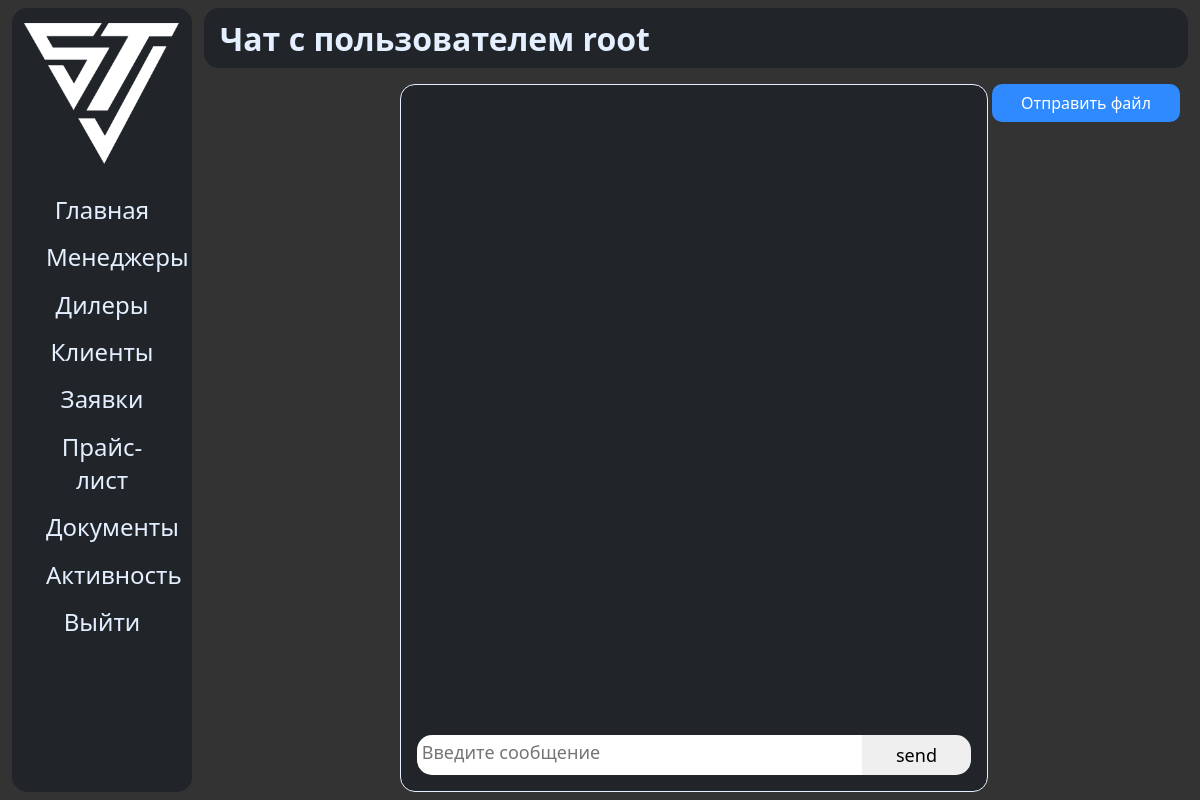
The page /chat/1 (signed in) on the database as committed earlier.
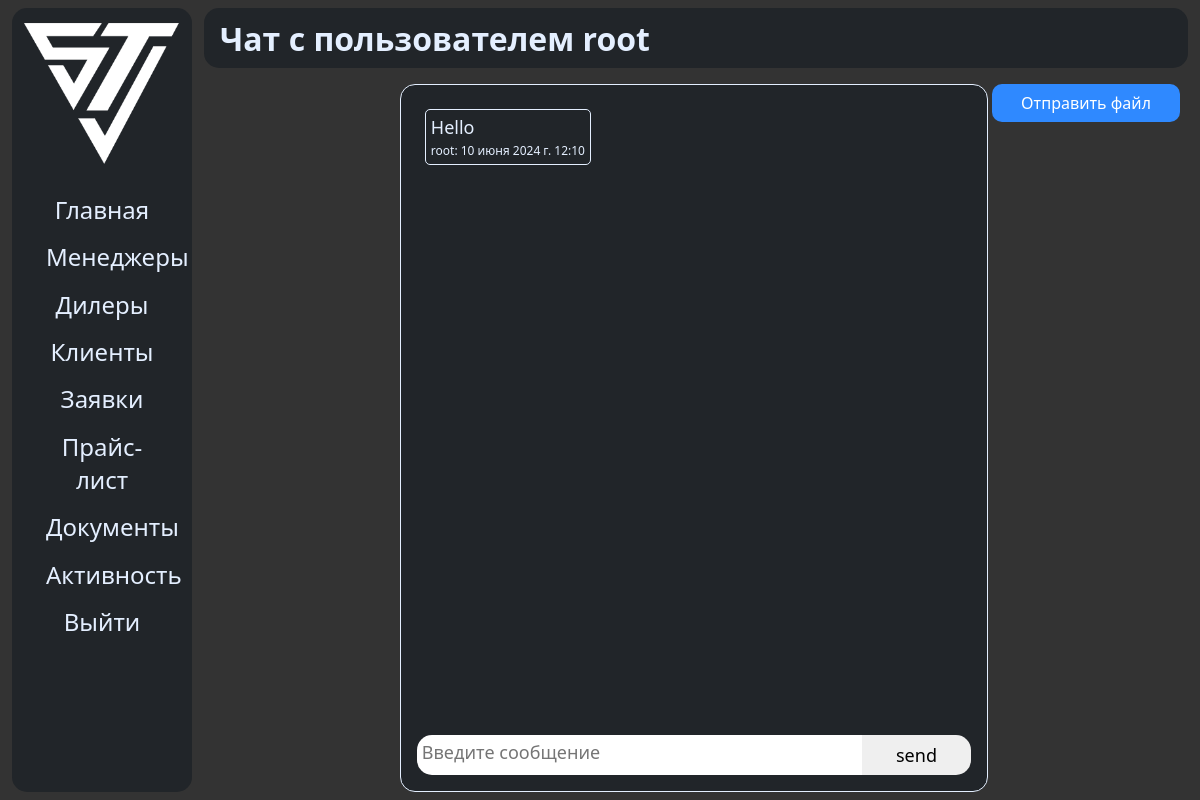
The same page on the database as committed later.
### sinotruk/models.py (models this page shows, shortened)
class CustomUser(AbstractBaseUser):
	username = models.CharField(verbose_name='Имя пользователя', max_length=150, null=False, default=None, unique=True)
	email = models.EmailField(unique=True, null=True, default=None, blank=True)
	is_staff = models.BooleanField(default=False)
	is_superuser = models.BooleanField(default=False)
	is_active = models.BooleanField(default=True)
	name = models.CharField(verbose_name='Имя', max_length=150, null=True, default=None, blank=True)
	surname = models.CharField(verbose_name='Фамилия', max_length=150, null=True, default=None, blank=True)
	clear_password = models.CharField(max_length=255, null=True, default=None, verbose_name='Пароль')
	role = models.CharField(verbose_name='Роль', max_length=150, null=True, default='CLIENT', choices=ROLES_CHOICES)
	sub_role = models.CharField(verbose_name='Задача', max_length=100, null=True, default=None, blank=True)
	dealer_name = models.CharField(verbose_name='Фирма', max_length=255, null=True, default=None, blank=True)
	objects = CustomUserManager()
	USERNAME_FIELD = 'username'
	class Meta:
		db_table = 'auth_user'
		verbose_name = 'Пользователь'
		verbose_name_plural = 'Пользователи'

class Message(models.Model):
	sender = models.ForeignKey(CustomUser, on_delete=models.CASCADE, verbose_name='Отправитель', related_name='sender')
	recipient = models.ForeignKey(CustomUser, on_delete=models.CASCADE, verbose_name='Получатель', related_name='receiver')
	text = models.TextField(verbose_name='Текст сообщения')
	date = models.DateTimeField(auto_now_add=True, null=True, blank=True)
	read = models.BooleanField(default=False)
	class Meta:
		verbose_name = 'Сообщение'
		verbose_name_plural = 'Сообщения'

### sinotruk/views.py (the view)
# urls.py: path('chat/<int:user_id>', get_chat),
def get_chat(request, user_id):
	user = CustomUser.objects.get(id=user_id)
	messages = [
		x for x in Message.objects.filter(sender=user, recipient=request.user)
	] + [
		x for x in Message.objects.filter(sender=request.user, recipient=user)
	] + [
		x for x in MessageDocument.objects.filter(sender=request.user, recipient=user)
	] + [
		x for x in MessageDocument.objects.filter(sender=user, recipient=request.user)
	]
	for x in Message.objects.filter(sender=user, recipient=request.user):
		x.read = True
		x.save()
	return render(request, 'main/chat.html', {
		'messages': sorted(messages, key=lambda x: x.date),
		'recipient': user,
	})

### templates/main/chat.html (shortened to what this page needs)
{% extends 'main/base.html' %}
{% load static %}
{% block navbar %}
    <h1>Чат с пользователем {{ recipient.username }}</h1>
{% endblock %}
{% block content %}
    <div class="user-chat-block">
        <div class="filler"></div>
        <div class="user-chat">
            <div id="messages-body" class="messages">
                {% for message in messages %}
                    {% if message.sender == request.user %}
                        <div class="my_message">
                            <div class="message">
                                <div class="message-body">
                                    {% if message.text %}
                                        <span>{{ message.text }}</span>
                                    {% else %}
                                        <span>
                                            <span class="material-symbols-outlined">
                                                attach_file
                                            </span>
                                            <a target="_blank" href="{{ message.document.url }}">{{ message.get_text }}</a>
                                        </span>
                                    {% endif %}
                                </div>
                                <div class="message-info">
                                    <span>Вы: {{ message.date }}</span>
                                </div>
                            </div>
                        </div>
                    {% else %}
                        <div class="other_message">
                            <div class="message">
                                <div class="message-body">
                                    <span>{{ message.text }}</span>
                                </div>
                                <div class="message-info">
                                    <span>{{ recipient.username }}: {{ message.date }}</span>
                                </div>
                            </div>
                        </div>
                    {% endif %}
                {% endfor %}
            </div>
            <div class="toolbar">
                <textarea placeholder="Введите сообщение" id="message-text"></textarea>
                <button onclick="sendMessage()">send</button>
            </div>
        </div>
        <div id="right-chat-filler" class="filler">
            <a id="go_to_send_file" href="/chat/{{ recipient.id }}/send_file">Отправить файл</a>
        </div>
    </div>
{% endblock %}

Rows that differ between the two databases and show on the page:
added Message: text "Hello", {{ recipient.username }} "root", date "10 июня 2024 г. 12:10"
